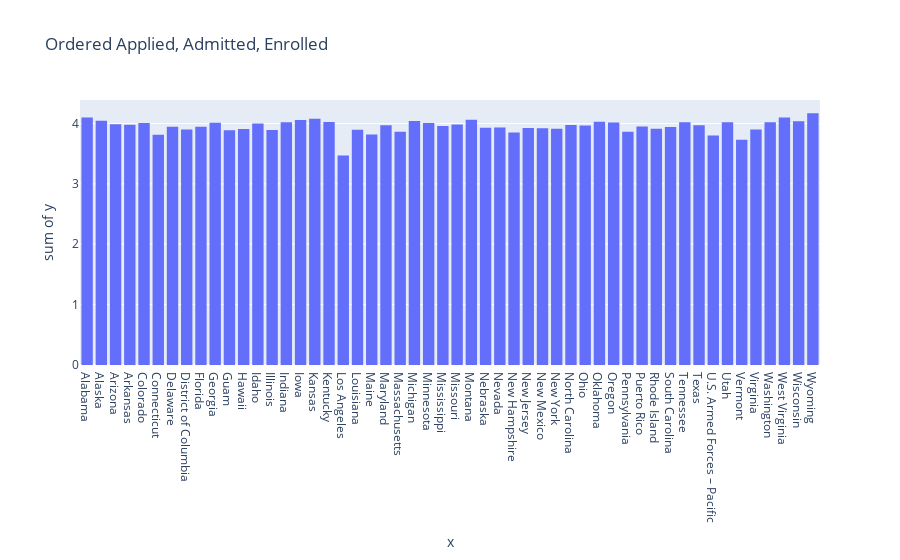

Notebook source saved alongside this figure:
### Code cell
# Use this scaffolding to make the GPA graphs.
fig = px.histogram(
      x=oos_gpa.index,
      y=oos_gpa["App GPA"],
      #color=["App GPA","Adm GPA",'Enr GPA'],
      #histnorm = 'percent',
      barmode="group",
      title=f"Ordered Applied, Admitted, Enrolled",
      category_orders={"Status":["Applied","Admitted","Enrolled"]}
      )
fig.show()
plotly.io.write_html(fig,"UC_OOS_GPA.html", full_html=False)

### Figure 1 — Plotly figure (JSON) as saved in the notebook; plotly's stock layout.template omitted (floating-point values rounded to 4 significant figures)
{"data": [{"alignmentgroup": "True", "bingroup": "x", "histfunc": "sum", "hovertemplate": "x=%{x}<br>sum of y=%{y}<extra></extra>", "legendgroup": "", "marker": {"color": "#636efa"}, "name": "", "offsetgroup": "", "orientation": "v", "showlegend": false, "type": "histogram", "x": ["Alabama", "Alaska", "Arizona", "Arkansas", "Colorado", "Connecticut", "Delaware", "District of Columbia", "Florida", "Georgia", "Guam", "Hawaii", "Idaho", "Illinois", "Indiana", "Iowa", "Kansas", "Kentucky", "Los Angeles", "Louisiana", "Maine", "Maryland", "Massachusetts", "Michigan", "Minnesota", "Mississippi", "Missouri", "Montana", "Nebraska", "Nevada", "New Hampshire", "New Jersey", "New Mexico", "New York", "North Carolina", "Ohio", "Oklahoma", "Oregon", "Pennsylvania", "Puerto Rico", "Rhode Island", "South Carolina", "Tennessee", "Texas", "U.S. Armed Forces – Pacific", "Utah", "Vermont", "Virginia", "Washington", "West Virginia", "Wisconsin", "Wyoming"], "xaxis": "x", "y": [4.101, 4.047, 3.986, 3.98, 4.007, 3.813, 3.945, 3.9, 3.946, 4.011, 3.89, 3.908, 4.002, 3.892, 4.023, 4.058, 4.08, 4.023, 3.47, 3.895, 3.82, 3.973, 3.862, 4.04, 4.008, 3.96, 3.982, 4.062, 3.929, 3.935, 3.851, 3.926, 3.922, 3.911, 3.974, 3.967, 4.028, 4.015, 3.864, 3.95, 3.915, 3.941, 4.02, 3.972, 3.8, 4.019, 3.73, 3.899, 4.021, 4.1, 4.036, 4.17], "yaxis": "y"}], "layout": {"barmode": "group", "legend": {"tracegroupgap": 0}, "title": {"text": "Ordered Applied, Admitted, Enrolled"}, "xaxis": {"anchor": "y", "domain": [0, 1], "title": {"text": "x"}}, "yaxis": {"anchor": "x", "domain": [0, 1], "title": {"text": "sum of y"}}}}
